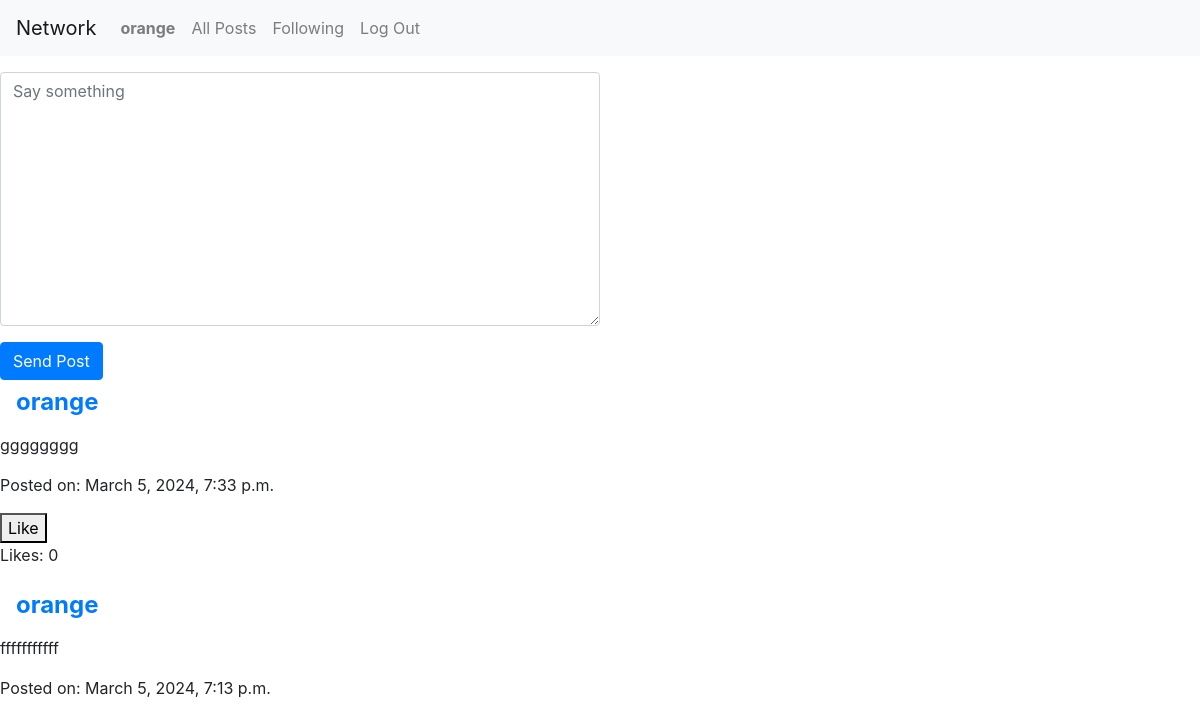
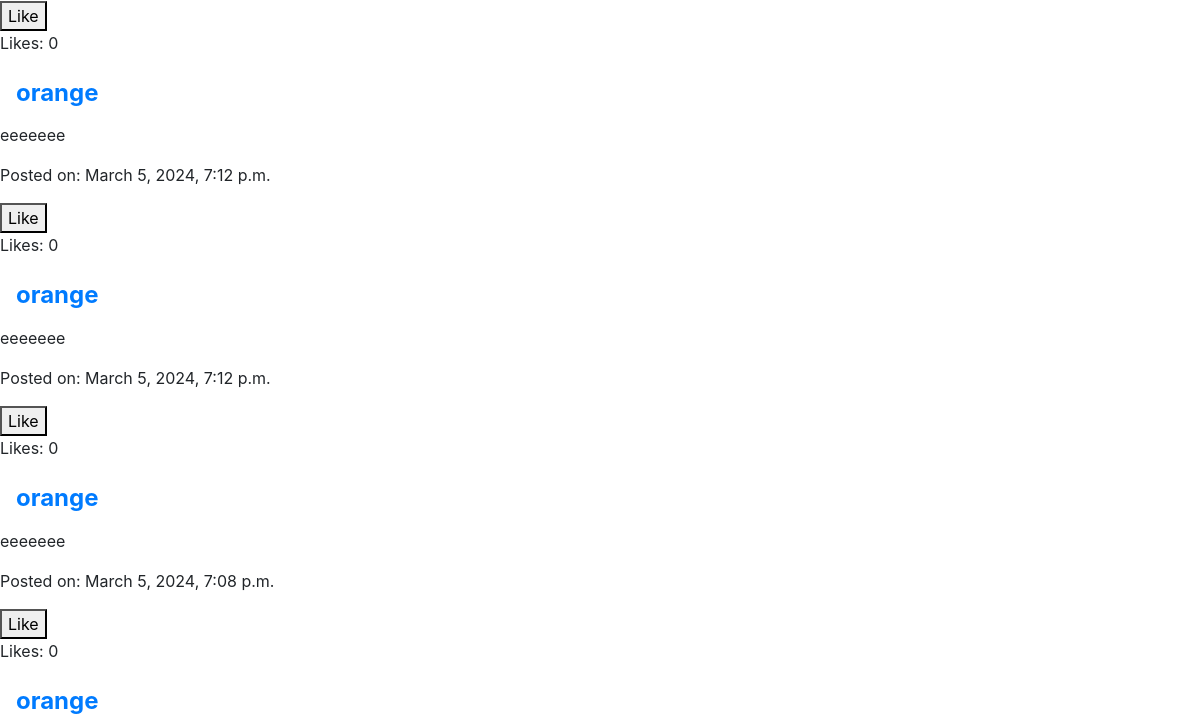
/ (signed in, upper part), run on an earlier commit of the app's database (2 pictures, top to bottom).
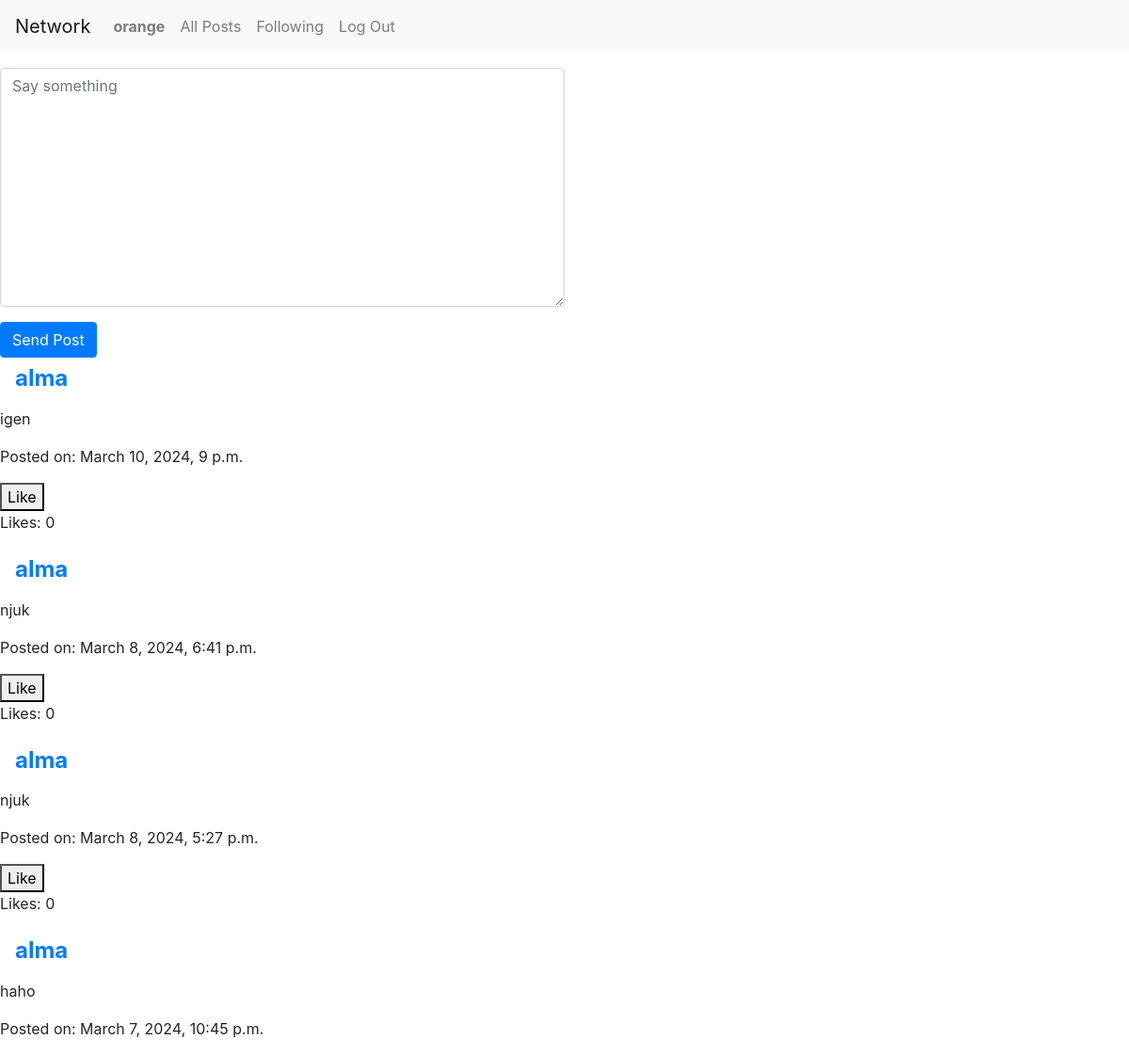
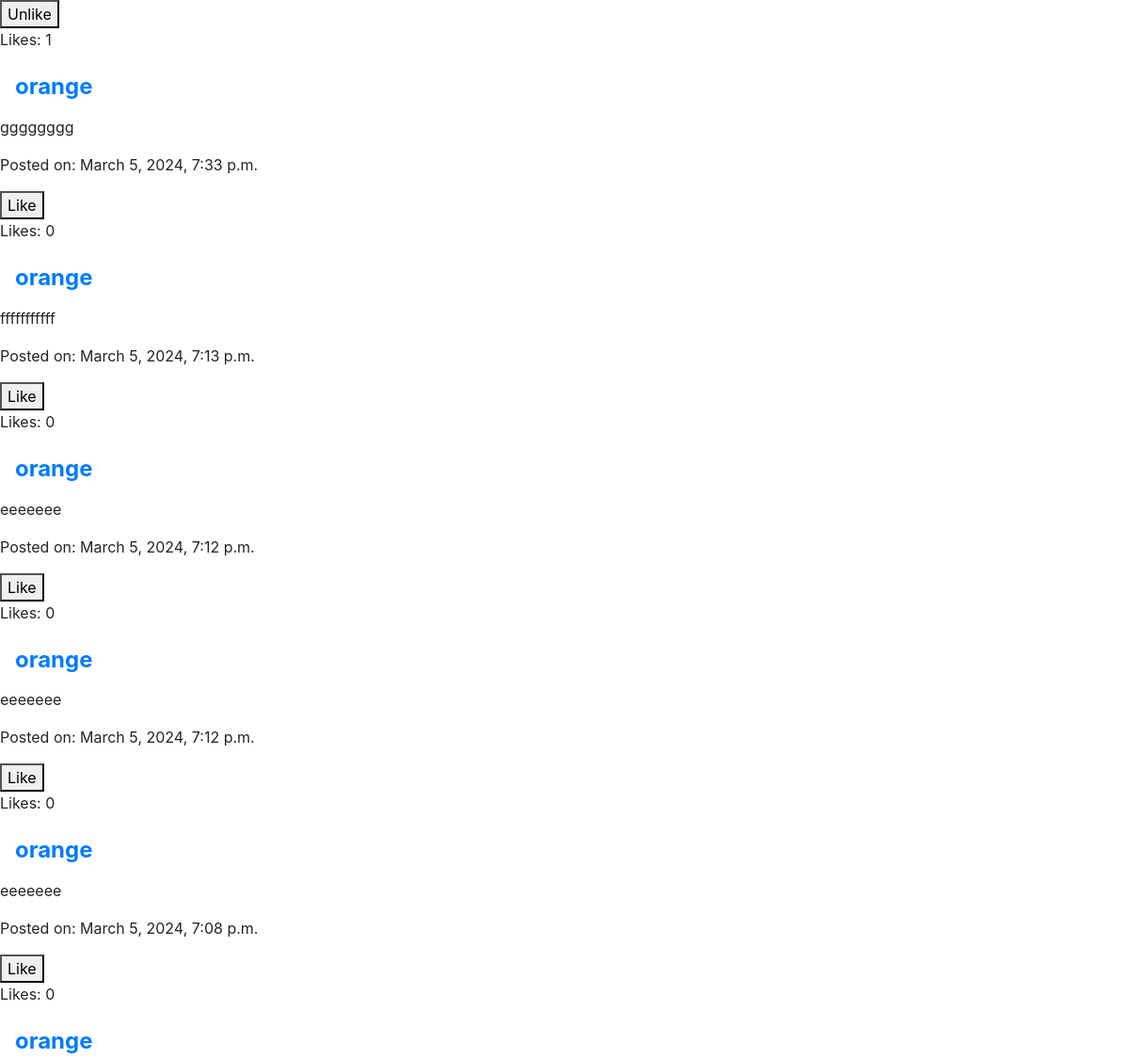
And on a later commit of the database (2 pictures, top to bottom).
### network/models.py (models this page shows)
class Post(models.Model):
    user = models.ForeignKey(User, on_delete=models.CASCADE)
    content = models.TextField()
    created_at = models.DateTimeField(auto_now_add=True)
    @property
    def like_count(self):
        return self.like_set.count()
    def is_liked_by_user(self, user):
        return self.like_set.filter(user=user).exists()

class User(AbstractUser):
    pass

### network/views.py (the view)
# urls.py: path("", views.index, name="index"),
def index(request):
    create_post(request)
    posts = Post.objects.all().order_by("-created_at")
    for post in posts:
        post.is_liked = False
        if request.user.is_authenticated:
            post.is_liked = post.is_liked_by_user(request.user)
    return render(request, "network/index.html", {
        "newPostForm": NewPostForm(),
        "posts": posts
    })

### network/views.py
class NewPostForm(forms.Form):
    newPost = forms.CharField(
        label="",
        widget=forms.Textarea(attrs={'placeholder': 'Say something', 'class': 'form-control form-group col-6'})
    )

### network/views.py (called while the page is built)
def create_post(request):
    if request.method == "POST":
        form = NewPostForm(request.POST)
        if form.is_valid():
            post = Post(
                user=request.user,
                content=form.cleaned_data["newPost"])
            post.save()
            return HttpResponseRedirect(reverse('index'))

### network/templates/network/index.html (shortened to what this page needs)
{% extends "network/layout.html" %}
{% block body %}
    {%if user.is_authenticated%}
    <form action="{% url 'index' %}" method="post" class="mt-3">
        {{newPostForm}}
        <button class="btn btn-primary" type="submit">Send Post</button>
    </form>
    {% endif%}
    {% include "network/like.html" %}
{% endblock %}

### network/templates/network/like.html
{% for post in posts %}
<div>
    <h4><a class="nav-link" href="{% url 'profile' username=post.user.username %}"><strong>{{ post.user.username }}</strong></a></h4>
    <p>{{ post.content }}</p>
    <p>Posted on: {{ post.created_at }}</p>
    {%if user.is_authenticated%}
        <button id="like-button-{{post.id}}" class="like-button" data-post="{{ post.id }}" type="submit">
            {% if post.is_liked %}
                Unlike
            {% else %}
                Like
            {% endif %}
        </button>
    {% endif%}
    <p id="like-count-{{post.id}}">Likes: {{ post.like_count }}</p>
</div>
{% endfor %}

What changed in the data, as far as the page shows it:
added Post: user.username "alma", content "igen", created_at "March 10, 2024, 9 p.m.", shows "Like", like_count "0"
added Post: user.username "alma", content "njuk", created_at "March 8, 2024, 6:41 p.m.", shows "Like", like_count "0"
added Post: user.username "alma", content "njuk", created_at "March 8, 2024, 5:27 p.m.", shows "Like", like_count "0"
added Post: user.username "alma", content "haho", created_at "March 7, 2024, 10:45 p.m.", shows "Unlike", like_count "1"
